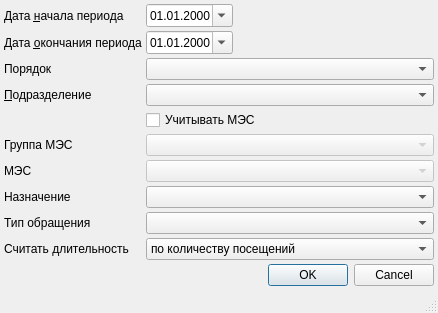
<?xml version="1.0" encoding="UTF-8"?>
<ui version="4.0">
 <class>StationaryF14DCSetupDialog</class>
 <widget class="QDialog" name="StationaryF14DCSetupDialog">
  <property name="windowModality">
   <enum>Qt::ApplicationModal</enum>
  </property>
  <property name="geometry">
   <rect>
    <x>0</x>
    <y>0</y>
    <width>438</width>
    <height>313</height>
   </rect>
  </property>
  <property name="windowTitle">
   <string>параметры отчёта</string>
  </property>
  <property name="sizeGripEnabled">
   <bool>true</bool>
  </property>
  <layout class="QGridLayout" name="gridLayout">
   <property name="margin">
    <number>4</number>
   </property>
   <property name="spacing">
    <number>4</number>
   </property>
   <item row="10" column="1" colspan="3">
    <widget class="CRBComboBox" name="cmbEventType"/>
   </item>
   <item row="13" column="0">
    <spacer>
     <property name="orientation">
      <enum>Qt::Vertical</enum>
     </property>
     <property name="sizeHint" stdset="0">
      <size>
       <width>129</width>
       <height>20</height>
      </size>
     </property>
    </spacer>
   </item>
   <item row="12" column="0" colspan="4">
    <widget class="QDialogButtonBox" name="buttonBox">
     <property name="orientation">
      <enum>Qt::Horizontal</enum>
     </property>
     <property name="standardButtons">
      <set>QDialogButtonBox::Cancel|QDialogButtonBox::Ok</set>
     </property>
    </widget>
   </item>
   <item row="1" column="1">
    <widget class="CDateEdit" name="edtEndDate">
     <property name="sizePolicy">
      <sizepolicy hsizetype="Maximum" vsizetype="Fixed">
       <horstretch>0</horstretch>
       <verstretch>0</verstretch>
      </sizepolicy>
     </property>
     <property name="displayFormat">
      <string>dd.MM.yyyy</string>
     </property>
     <property name="calendarPopup">
      <bool>true</bool>
     </property>
    </widget>
   </item>
   <item row="6" column="1" colspan="3">
    <widget class="QCheckBox" name="chkGroupingForMES">
     <property name="text">
      <string>Учитывать МЭС</string>
     </property>
    </widget>
   </item>
   <item row="1" column="2" colspan="2">
    <spacer>
     <property name="orientation">
      <enum>Qt::Horizontal</enum>
     </property>
     <property name="sizeHint" stdset="0">
      <size>
       <width>91</width>
       <height>20</height>
      </size>
     </property>
    </spacer>
   </item>
   <item row="5" column="1" colspan="3">
    <widget class="COrgStructureComboBox" name="cmbOrgStructure"/>
   </item>
   <item row="1" column="0">
    <widget class="QLabel" name="lblEndDate">
     <property name="text">
      <string>Дата &amp;окончания периода</string>
     </property>
     <property name="buddy">
      <cstring>edtEndDate</cstring>
     </property>
    </widget>
   </item>
   <item row="5" column="0">
    <widget class="QLabel" name="lblOrgStructure">
     <property name="text">
      <string>&amp;Подразделение</string>
     </property>
     <property name="buddy">
      <cstring>cmbOrgStructure</cstring>
     </property>
    </widget>
   </item>
   <item row="0" column="2" colspan="2">
    <spacer>
     <property name="orientation">
      <enum>Qt::Horizontal</enum>
     </property>
     <property name="sizeHint" stdset="0">
      <size>
       <width>91</width>
       <height>20</height>
      </size>
     </property>
    </spacer>
   </item>
   <item row="7" column="0">
    <widget class="QLabel" name="lblGroupMES">
     <property name="text">
      <string>Группа МЭС</string>
     </property>
    </widget>
   </item>
   <item row="7" column="1" colspan="3">
    <widget class="CRBComboBox" name="cmbGroupMES">
     <property name="enabled">
      <bool>false</bool>
     </property>
    </widget>
   </item>
   <item row="0" column="1">
    <widget class="CDateEdit" name="edtBegDate">
     <property name="sizePolicy">
      <sizepolicy hsizetype="Maximum" vsizetype="Fixed">
       <horstretch>0</horstretch>
       <verstretch>0</verstretch>
      </sizepolicy>
     </property>
     <property name="displayFormat">
      <string>dd.MM.yyyy</string>
     </property>
     <property name="calendarPopup">
      <bool>true</bool>
     </property>
    </widget>
   </item>
   <item row="0" column="0">
    <widget class="QLabel" name="lblBegDate">
     <property name="text">
      <string>Дата &amp;начала периода</string>
     </property>
     <property name="buddy">
      <cstring>edtBegDate</cstring>
     </property>
    </widget>
   </item>
   <item row="10" column="0">
    <widget class="QLabel" name="label">
     <property name="text">
      <string>Тип обращения</string>
     </property>
    </widget>
   </item>
   <item row="8" column="0">
    <widget class="QLabel" name="lblMes">
     <property name="sizePolicy">
      <sizepolicy hsizetype="Maximum" vsizetype="Preferred">
       <horstretch>0</horstretch>
       <verstretch>0</verstretch>
      </sizepolicy>
     </property>
     <property name="text">
      <string>МЭС</string>
     </property>
     <property name="buddy">
      <cstring>cmbMes</cstring>
     </property>
    </widget>
   </item>
   <item row="8" column="1" colspan="3">
    <widget class="CMESComboBox" name="cmbMes">
     <property name="enabled">
      <bool>false</bool>
     </property>
    </widget>
   </item>
   <item row="4" column="0">
    <widget class="QLabel" name="lblOrder">
     <property name="text">
      <string>Порядок</string>
     </property>
    </widget>
   </item>
   <item row="4" column="1" colspan="3">
    <widget class="QComboBox" name="cmbOrder">
     <item>
      <property name="text">
       <string/>
      </property>
     </item>
     <item>
      <property name="text">
       <string>Плановый</string>
      </property>
     </item>
     <item>
      <property name="text">
       <string>Экстренный</string>
      </property>
     </item>
     <item>
      <property name="text">
       <string>Самотеком</string>
      </property>
     </item>
     <item>
      <property name="text">
       <string>Принудительный</string>
      </property>
     </item>
    </widget>
   </item>
   <item row="9" column="0">
    <widget class="QLabel" name="label_2">
     <property name="text">
      <string>Назначение</string>
     </property>
    </widget>
   </item>
   <item row="9" column="1" colspan="3">
    <widget class="CRBComboBox" name="cmbEventPurpose"/>
   </item>
   <item row="11" column="1" colspan="3">
    <widget class="QComboBox" name="cmbDurationType">
     <item>
      <property name="text">
       <string>по количеству посещений</string>
      </property>
     </item>
     <item>
      <property name="text">
       <string>по количеству дней в обращении</string>
      </property>
     </item>
     <item>
      <property name="text">
       <string>по количеству рабочих дней в обращении</string>
      </property>
     </item>
    </widget>
   </item>
   <item row="11" column="0">
    <widget class="QLabel" name="lblDurationType">
     <property name="text">
      <string>Считать длительность</string>
     </property>
    </widget>
   </item>
  </layout>
 </widget>
 <customwidgets>
  <customwidget>
   <class>COrgStructureComboBox</class>
   <extends>QComboBox</extends>
   <header>Orgs/OrgStructComboBoxes.h</header>
  </customwidget>
  <customwidget>
   <class>CDateEdit</class>
   <extends>QDateEdit</extends>
   <header>library/DateEdit</header>
  </customwidget>
  <customwidget>
   <class>CRBComboBox</class>
   <extends>QComboBox</extends>
   <header>library/crbcombobox.h</header>
  </customwidget>
  <customwidget>
   <class>CMESComboBox</class>
   <extends>QComboBox</extends>
   <header>library/MES/MESComboBox.h</header>
  </customwidget>
 </customwidgets>
 <tabstops>
  <tabstop>edtBegDate</tabstop>
  <tabstop>edtEndDate</tabstop>
  <tabstop>cmbOrgStructure</tabstop>
  <tabstop>chkGroupingForMES</tabstop>
  <tabstop>cmbGroupMES</tabstop>
  <tabstop>cmbMes</tabstop>
  <tabstop>buttonBox</tabstop>
 </tabstops>
 <resources/>
 <connections>
  <connection>
   <sender>buttonBox</sender>
   <signal>accepted()</signal>
   <receiver>StationaryF14DCSetupDialog</receiver>
   <slot>accept()</slot>
   <hints>
    <hint type="sourcelabel">
     <x>112</x>
     <y>177</y>
    </hint>
    <hint type="destinationlabel">
     <x>102</x>
     <y>90</y>
    </hint>
   </hints>
  </connection>
  <connection>
   <sender>buttonBox</sender>
   <signal>rejected()</signal>
   <receiver>StationaryF14DCSetupDialog</receiver>
   <slot>reject()</slot>
   <hints>
    <hint type="sourcelabel">
     <x>225</x>
     <y>177</y>
    </hint>
    <hint type="destinationlabel">
     <x>236</x>
     <y>76</y>
    </hint>
   </hints>
  </connection>
  <connection>
   <sender>chkGroupingForMES</sender>
   <signal>toggled(bool)</signal>
   <receiver>cmbGroupMES</receiver>
   <slot>setEnabled(bool)</slot>
   <hints>
    <hint type="sourcelabel">
     <x>294</x>
     <y>105</y>
    </hint>
    <hint type="destinationlabel">
     <x>294</x>
     <y>134</y>
    </hint>
   </hints>
  </connection>
  <connection>
   <sender>chkGroupingForMES</sender>
   <signal>toggled(bool)</signal>
   <receiver>cmbMes</receiver>
   <slot>setEnabled(bool)</slot>
   <hints>
    <hint type="sourcelabel">
     <x>294</x>
     <y>105</y>
    </hint>
    <hint type="destinationlabel">
     <x>294</x>
     <y>167</y>
    </hint>
   </hints>
  </connection>
 </connections>
</ui>
